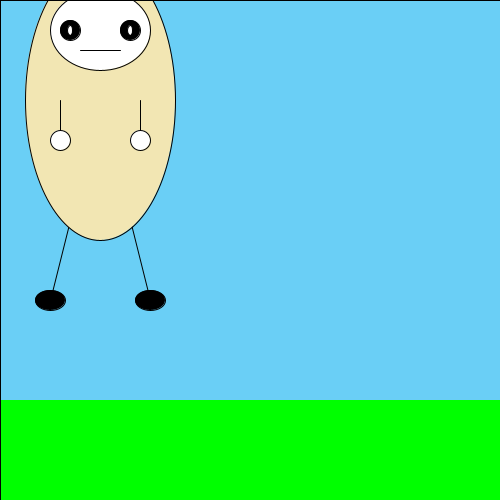
Frame 1 (no input)
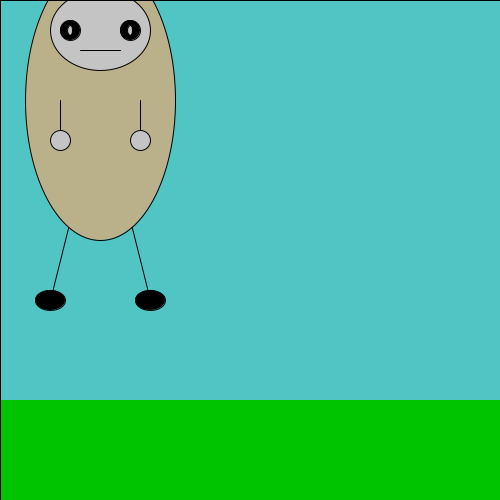
Frame 60 (the mouse pressed at the canvas centre just before this capture)
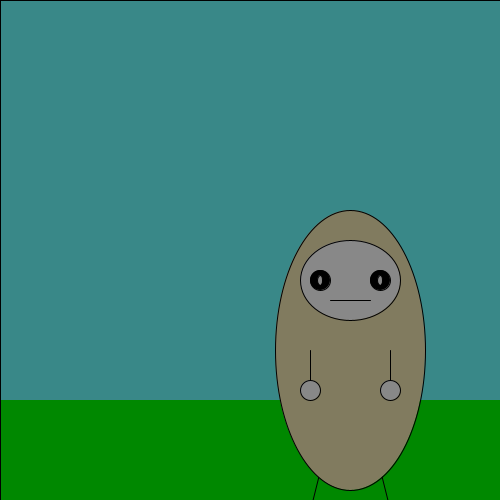
Frame 120 (the mouse held since frame 60 and released just before this capture)

The Processing sketch that drew these frames (run headless with seeded random() and noise(); from frame 60 on, the mouse is pressed at the canvas centre):

// Processing sketch: processing_23955
// ── processing_23955.pde

int x = 250;
int y = 250;


float skyColourR = (106);
float skyColourG = (207);
float skyColourB = (246);

float rectTransparency = 0;

void setup(){
  
  size(500,500); //size of screen
  smooth(); //less pixelated
  frameRate(40); //frames per second
  
}

void draw(){ 
  background(skyColourR,skyColourG,skyColourB);
  
  //ground
  fill(0,255,0);
  noStroke();
  rect(0,400,500,120);
  
  ellipseMode(CENTER);
  
  //legs
  stroke(0);
  line(mouseX+(x-180),mouseY+(y-30),mouseX+(x-200),mouseY+(y+50));
  stroke(0);
  line(mouseX+(x-120),mouseY+(y-30),mouseX+(x-100),mouseY+(y+50));
  
  //feet
  fill(0);
  ellipse(mouseX+(x-200),mouseY+(y+50),30,20);
  ellipse(mouseX+(x-100),mouseY+(y+50),30,20);  
  
  //body
  fill(242,230,179);
  ellipse(mouseX+(x-150),mouseY+(y-150),150,280);
  
  //face
  fill(255);
  ellipse(mouseX+(x-150),mouseY+(y-220),100,80);
  
  //eyes
 fill(0);
  ellipse(mouseX+(x-180),mouseY+(y-220),20,20);
  fill(0);
  ellipse(mouseX+(x-120),mouseY+(y-220),20,20);
  
  //eyes
  fill(255);
  ellipse(mouseX+(x-180),mouseY+(y-220),5,10);
  fill(255);
  ellipse(mouseX+(x-120),mouseY+(y-220),5,10);
  
  //mouth
  stroke(0);
  line(mouseX+(x-170),mouseY+(y-200),mouseX+(x-130),mouseY+(y-200));
  
   //arms
  stroke(0);
  line(mouseX+(x-190),mouseY+(y-150),mouseX+(x-190),mouseY+(y-110));
  stroke(0);
  line(mouseX+(x-110),mouseY+(y-150),mouseX+(x-110),mouseY+(y-110));
  
  //hands
  ellipse(mouseX+(x-190),mouseY+(y-110),20,20);
  ellipse(mouseX+(x-110),mouseY+(y-110),20,20);
  
  skyColourG = skyColourG + 1;
  skyColourB = skyColourB + 5;
  
  skyColourG = constrain(skyColourG,0,255);
  skyColourB = constrain(skyColourB,0,255);
  
  
  //change the screen to darker as void draw is played, thunderstorm begins
  fill(0,rectTransparency);
  rect(0,0,501,501);
  
  rectTransparency = rectTransparency + 1;
  rectTransparency = constrain(rectTransparency,0,150);
  
  
  if(rectTransparency > 149){
    
    noStroke();
  fill(0,0,255);
  
  //rain
   ellipse(50,0,5,20);
  ellipse(100,20,5,20);
  ellipse(150,0,5,20);
  ellipse(200,20,5,20);
  ellipse(250,0,5,20);
  ellipse(300,20,5,20);
  ellipse(350,0,5,20);
  ellipse(400,20,5,20);
  ellipse(450,00,5,20);
  
  ellipse(50,50,5,20);
  ellipse(100,70,5,20);
  ellipse(150,50,5,20);
  ellipse(200,70,5,20);
  ellipse(250,50,5,20);
  ellipse(300,70,5,20);
  ellipse(350,50,5,20);
  ellipse(400,70,5,20);
  ellipse(450,50,5,20);
  
  ellipse(50,100,5,20);
  ellipse(100,120,5,20);
  ellipse(150,100,5,20);
  ellipse(200,120,5,20);
  ellipse(250,100,5,20);
  ellipse(300,120,5,20);
  ellipse(350,100,5,20);
  ellipse(400,120,5,20);
  ellipse(450,100,5,20);
  
   ellipse(50,150,5,20);
  ellipse(100,170,5,20);
  ellipse(150,150,5,20);
  ellipse(200,170,5,20);
  ellipse(250,150,5,20);
  ellipse(300,170,5,20);
  ellipse(350,150,5,20);
  ellipse(400,170,5,20);
  ellipse(450,150,5,20);
  
   ellipse(50,200,5,20);
  ellipse(100,220,5,20);
  ellipse(150,200,5,20);
  ellipse(200,220,5,20);
  ellipse(250,200,5,20);
  ellipse(300,220,5,20);
  ellipse(350,200,5,20);
  ellipse(400,220,5,20);
  ellipse(450,200,5,20);
  
   ellipse(50,250,5,20);
  ellipse(100,270,5,20);
  ellipse(150,250,5,20);
  ellipse(200,270,5,20);
  ellipse(250,250,5,20);
  ellipse(300,270,5,20);
  ellipse(350,250,5,20);
  ellipse(400,270,5,20);
  ellipse(450,250,5,20);
  
   ellipse(50,300,5,20);
  ellipse(100,320,5,20);
  ellipse(150,300,5,20);
  ellipse(200,320,5,20);
  ellipse(250,300,5,20);
  ellipse(300,320,5,20);
  ellipse(350,300,5,20);
  ellipse(400,320,5,20);
  ellipse(450,300,5,20);
  
   ellipse(50,350,5,20);
  ellipse(100,370,5,20);
  ellipse(150,350,5,20);
  ellipse(200,370,5,20);
  ellipse(250,350,5,20);
  ellipse(300,370,5,20);
  ellipse(350,350,5,20);
  ellipse(400,370,5,20);
  ellipse(450,350,5,20);


 ellipse(50,400,5,20);
  ellipse(100,420,5,20);
  ellipse(150,400,5,20);
  ellipse(200,420,5,20);
  ellipse(250,400,5,20);
  ellipse(300,420,5,20);
  ellipse(350,400,5,20);
  ellipse(400,420,5,20);
  ellipse(450,400,5,20);  
  
   ellipse(50,450,5,20);
  ellipse(100,470,5,20);
  ellipse(150,450,5,20);
  ellipse(200,470,5,20);
  ellipse(250,450,5,20);
  ellipse(300,470,5,20);
  ellipse(350,450,5,20);
  ellipse(400,470,5,20);
  ellipse(450,450,5,20);
  
  //clouds
  fill(150);
  ellipse(30,0,80,50);
  ellipse(100,0,100,80);
  ellipse(130,0,70,60);
  ellipse(170,0,80,90);
  ellipse(250,0,150,90);
  ellipse(310,0,80,80);
  ellipse(370,0,100,70);
  ellipse(460,0,120,80);
  
}


  
}


void mousePressed(){
  frameRate(5);
 
 //blink
  fill(255);
  noStroke();
 ellipse(mouseX+70,mouseY+30,22,22);
 
 stroke(0);
 line(mouseX+60,mouseY+30,mouseX+80,mouseY+30);
 
 fill(255);
  noStroke();
 ellipse(mouseX+130,mouseY+30,22,22);
 
 stroke(0);
 line(mouseX+120,mouseY+30,mouseX+140,mouseY+30);
 
 
}

/*
void keyPressed(){
  frameRate(5);
  
  noStroke();
  fill(0,0,255);
  
  //rain
   ellipse(50,0,5,20);
  ellipse(100,20,5,20);
  ellipse(150,0,5,20);
  ellipse(200,20,5,20);
  ellipse(250,0,5,20);
  ellipse(300,20,5,20);
  ellipse(350,0,5,20);
  ellipse(400,20,5,20);
  ellipse(450,00,5,20);
  
  ellipse(50,50,5,20);
  ellipse(100,70,5,20);
  ellipse(150,50,5,20);
  ellipse(200,70,5,20);
  ellipse(250,50,5,20);
  ellipse(300,70,5,20);
  ellipse(350,50,5,20);
  ellipse(400,70,5,20);
  ellipse(450,50,5,20);
  
  ellipse(50,100,5,20);
  ellipse(100,120,5,20);
  ellipse(150,100,5,20);
  ellipse(200,120,5,20);
  ellipse(250,100,5,20);
  ellipse(300,120,5,20);
  ellipse(350,100,5,20);
  ellipse(400,120,5,20);
  ellipse(450,100,5,20);
  
   ellipse(50,150,5,20);
  ellipse(100,170,5,20);
  ellipse(150,150,5,20);
  ellipse(200,170,5,20);
  ellipse(250,150,5,20);
  ellipse(300,170,5,20);
  ellipse(350,150,5,20);
  ellipse(400,170,5,20);
  ellipse(450,150,5,20);
  
   ellipse(50,200,5,20);
  ellipse(100,220,5,20);
  ellipse(150,200,5,20);
  ellipse(200,220,5,20);
  ellipse(250,200,5,20);
  ellipse(300,220,5,20);
  ellipse(350,200,5,20);
  ellipse(400,220,5,20);
  ellipse(450,200,5,20);
  
   ellipse(50,250,5,20);
  ellipse(100,270,5,20);
  ellipse(150,250,5,20);
  ellipse(200,270,5,20);
  ellipse(250,250,5,20);
  ellipse(300,270,5,20);
  ellipse(350,250,5,20);
  ellipse(400,270,5,20);
  ellipse(450,250,5,20);
  
   ellipse(50,300,5,20);
  ellipse(100,320,5,20);
  ellipse(150,300,5,20);
  ellipse(200,320,5,20);
  ellipse(250,300,5,20);
  ellipse(300,320,5,20);
  ellipse(350,300,5,20);
  ellipse(400,320,5,20);
  ellipse(450,300,5,20);
  
   ellipse(50,350,5,20);
  ellipse(100,370,5,20);
  ellipse(150,350,5,20);
  ellipse(200,370,5,20);
  ellipse(250,350,5,20);
  ellipse(300,370,5,20);
  ellipse(350,350,5,20);
  ellipse(400,370,5,20);
  ellipse(450,350,5,20);


 ellipse(50,400,5,20);
  ellipse(100,420,5,20);
  ellipse(150,400,5,20);
  ellipse(200,420,5,20);
  ellipse(250,400,5,20);
  ellipse(300,420,5,20);
  ellipse(350,400,5,20);
  ellipse(400,420,5,20);
  ellipse(450,400,5,20);  
  
   ellipse(50,450,5,20);
  ellipse(100,470,5,20);
  ellipse(150,450,5,20);
  ellipse(200,470,5,20);
  ellipse(250,450,5,20);
  ellipse(300,470,5,20);
  ellipse(350,450,5,20);
  ellipse(400,470,5,20);
  ellipse(450,450,5,20);
  
  //clouds
  fill(150);
  ellipse(30,0,80,50);
  ellipse(100,0,100,80);
  ellipse(130,0,70,60);
  ellipse(170,0,80,90);
  ellipse(250,0,150,90);
  ellipse(310,0,80,80);
  ellipse(370,0,100,70);
  ellipse(460,0,120,80);
  
}
*/
